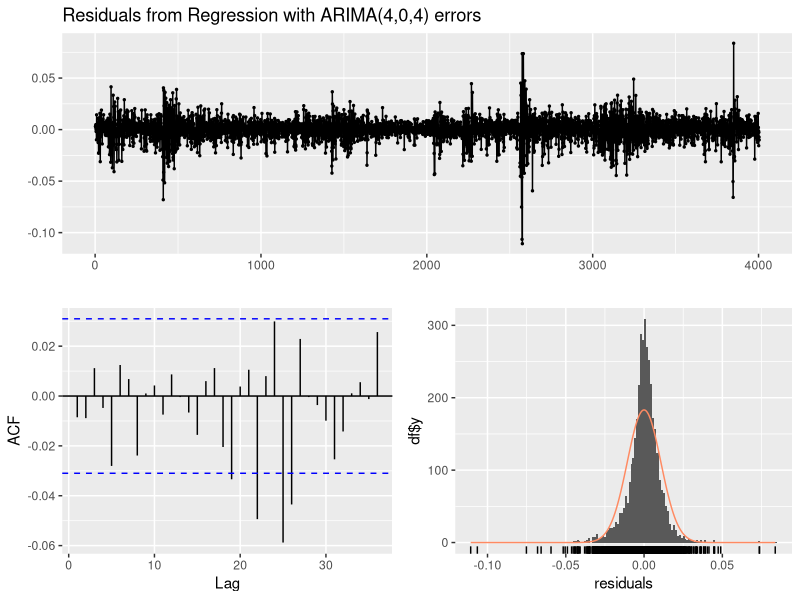
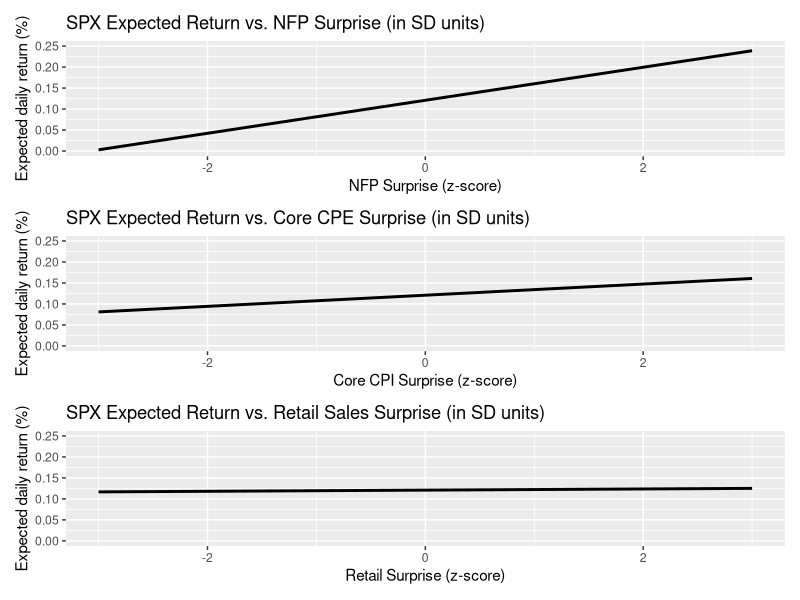

Recreate these plots in R, in order.
# import libraries
# install.packages("forecast")
library(forecast)
library(ggplot2)
# install.packages("patchwork")
library(patchwork)


# load in sp500 returns + macro surprises
spx_data <- read.csv("data/sp500_hist_returns.csv")
macro_data <- read.csv("data/macro_indicators_data.csv")

# reformat date columns
spx_data$date <- as.Date(spx_data$date, format = "%Y-%m-%d")
macro_data$date <- as.Date(macro_data$date, format = "%Y-%m-%d")

# merge datasets
data_full <- merge(spx_data, macro_data, by = "date", all.x = TRUE)

data <- data_full[c("date",
                    "ln_return",
                    "NFP_surprise",
                    "core_CPE_surprise",
                    "core_retail_sales_surprise")]

macro_cols <- c("NFP_surprise", "core_CPE_surprise", "core_retail_sales_surprise")

# define X matrix of macro surprises
X <- data[macro_cols]

# extacrt means and sds for interpretation + scenario scaling
macro_means <- colMeans(X, na.rm = TRUE)
macro_sds <- apply(X, 2, sd, na.rm = TRUE)

# replace NA surprises with 0 (no surprise on that day)
X[is.na(X)] <- 0

# scale all X
scaled_X <- scale(X)
xreg <- as.matrix(scaled_X)

# define target variable
y <- data$ln_return

# train-test split validation
cut_date <- as.Date("2022-12-31")

train_idx <- data$date <= cut_date
test_idx  <- data$date >  cut_date

y_train <- y[train_idx]
y_test <- y[test_idx]
xreg_train <- xreg[train_idx, , drop = FALSE]
xreg_test <- xreg[test_idx,  , drop = FALSE]

cat("Train size:", length(y_train), " Test size:", length(y_test), "\n")

# fit ARIMAX on training data only
fit_train <- auto.arima(y_train, xreg = xreg_train, seasonal = FALSE)

cat("Training model summary:\n")
print(summary(fit_train))

# out-of-sample forecast on test set
fc_test <- forecast(fit_train, xreg = xreg_test, h = nrow(xreg_test))

# y_hat <- as.numeric(fc_test$mean)
y_hat <- fc_test$mean

# basic error metrics
rmse <- sqrt(mean((y_hat - y_test)^2, na.rm = TRUE))
mae  <- mean(abs(y_hat - y_test), na.rm = TRUE)
dir_acc <- mean(sign(y_hat) == sign(y_test), na.rm = TRUE)

cat("Out-of-sample performance;\n")
cat("RMSE:", rmse, "\n")
cat("MAE: ", mae,  "\n")
cat("Directional accuracy:", round(100 * dir_acc, 2), "%\n")

# refit on full data after satisfactory validation performance
fit <- auto.arima(y, xreg = xreg, seasonal = FALSE)

cat("\nFull-sample model (used for scenario analysis):\n")
print(summary(fit))
print(checkresiduals(fit))

scenario_analysis <- function(nfp_surprise = 0,
                              core_CPE_surprise = 0,
                              core_retail_sales_surprise = 0,
                              scaled = FALSE) {

  # collect scenario inputs
  scenario <- c(
    NFP_surprise               = nfp_surprise,
    core_CPE_surprise          = core_CPE_surprise,
    core_retail_sales_surprise = core_retail_sales_surprise
  )
  
  # if not scaled, convert raw values to standardized form
  if (!scaled) {
    scenario <- (scenario - macro_means) / macro_sds
  }
  
  # convert matrix for forecasting
  future_xreg <- matrix(scenario, nrow = 1)
  colnames(future_xreg) <- colnames(xreg)
  
  # forecast 1-day ahead with scenario
  fc <- forecast(fit, xreg = future_xreg, h = 1, level = 95)
  mu <- fc$mean[1]
  
  # back out standard deviation from 95% interval
  z    <- qnorm(0.975)
  lo95 <- fc$lower[1, "95%"]
  hi95 <- fc$upper[1, "95%"]
  
  sd_from_hi <- (hi95 - mu) / z
  sd_from_lo <- (mu - lo95) / z
  sd_hat     <- mean(c(sd_from_hi, sd_from_lo))
  
  # return predictive mean and sd
  return(list(mu = mu, sd = sd_hat))
}


# print("function test:")
# print(scenario_analysis(nfp_surprise = 100000,
#                                core_CPE_surprise = 0,
#                                core_retail_sales_surprise = 0))

plot_scenario <- function(nfp_surprise = 0,
                          core_CPE_surprise = 0,
                          core_retail_sales_surprise = 0,
                          scaled = FALSE) {
  
  # Call your updated scenario_analysis()
  scenario_res <- scenario_analysis(
    nfp_surprise = nfp_surprise,
    core_CPE_surprise = core_CPE_surprise,
    core_retail_sales_surprise = core_retail_sales_surprise,
    scaled = scaled
  )
  
  mu <- scenario_res$mu
  sd <- scenario_res$sd
  
  # Monte Carlo sample from predictive distribution
  set.seed(42)
  N <- 10000
  sim_ret <- rnorm(N, mean = mu, sd = sd)
  
  # Plot histogram + density of simulated returns (in %)
  sim_df <- data.frame(ret = 100 * sim_ret)
  
  p <- ggplot(sim_df, aes(x = ret)) +
    geom_histogram(aes(y = ..density..), bins = 50) +
    geom_density(linewidth = 1) +
    geom_vline(xintercept = mean(sim_df$ret),
               linetype = "dashed", linewidth = 1) +
    labs(
      title = sprintf(
        "Predictive Distribution of Daily SPX Returns\nunder Macro Surprise Scenario\nNFP: %s, Core CPE: %s, Core Retail Sales: %s\n(scaled = %s)",
        nfp_surprise, core_CPE_surprise, core_retail_sales_surprise, scaled
      ),
      x = "Simulated daily return (%)",
      y = "Density"
    )
  return(p)
}

# Sequence of surprises in SD units (z-scores)
z_vals <- seq(-3, 3, by = 0.1)

# Store expected returns here
mu_vals <- numeric(length(z_vals))

# loop through z values, holding other indicators at 0
for (i in seq_along(z_vals)) {
  res <- scenario_analysis(
    nfp_surprise = z_vals[i],
    core_CPE_surprise = 0,
    core_retail_sales_surprise = 0,
    scaled = TRUE 
  )
  mu_vals[i] <- 100 * res$mu  # convert to %
}

# plot nfp reaction curve
df_nfp <- data.frame(z = z_vals, mu_pct = mu_vals)

nfp_reaction_plot <- ggplot(df_nfp, aes(x = z, y = mu_pct)) + geom_line(linewidth = 1) + coord_cartesian(ylim = c(0, 0.25)) +
  labs(
    title = "SPX Expected Return vs. NFP Surprise (in SD units)",
    x = "NFP Surprise (z‐score)",
    y = "Expected daily return (%)"
  )


print(df_nfp)

for (i in seq_along(z_vals)) {
  res <- scenario_analysis(
    nfp_surprise = 0,
    core_CPE_surprise = z_vals[i],
    core_retail_sales_surprise = 0,
    scaled = TRUE
  )
  mu_vals[i] <- 100 * res$mu
}

# plot cpe reaction curve
df_cpe <- data.frame(z = z_vals, mu_pct = mu_vals)

cpe_reaction_plot <- ggplot(df_cpe, aes(x = z, y = mu_pct)) + geom_line(linewidth = 1) + coord_cartesian(ylim = c(0, 0.25)) +
  labs(
    title = "SPX Expected Return vs. Core CPE Surprise (in SD units)",
    x = "Core CPI Surprise (z‐score)",
    y = "Expected daily return (%)"
  )


print(df_cpe)


for (i in seq_along(z_vals)) {
  res <- scenario_analysis(
    nfp_surprise = 0,
    core_CPE_surprise = 0,
    core_retail_sales_surprise = z_vals[i],
    scaled = TRUE
  )
  mu_vals[i] <- 100 * res$mu
}

# plot retail sales reaction curve
df_retail <- data.frame(z = z_vals, mu_pct = mu_vals)

retail_reaction_plot <- ggplot(df_retail, aes(x = z, y = mu_pct)) + geom_line(linewidth = 1) + coord_cartesian(ylim = c(0, 0.25)) +
  labs(
    title = "SPX Expected Return vs. Retail Sales Surprise (in SD units)",
    x = "Retail Surprise (z‐score)",
    y = "Expected daily return (%)"
  )

print(df_retail)

print(nfp_reaction_plot / cpe_reaction_plot / retail_reaction_plot)
